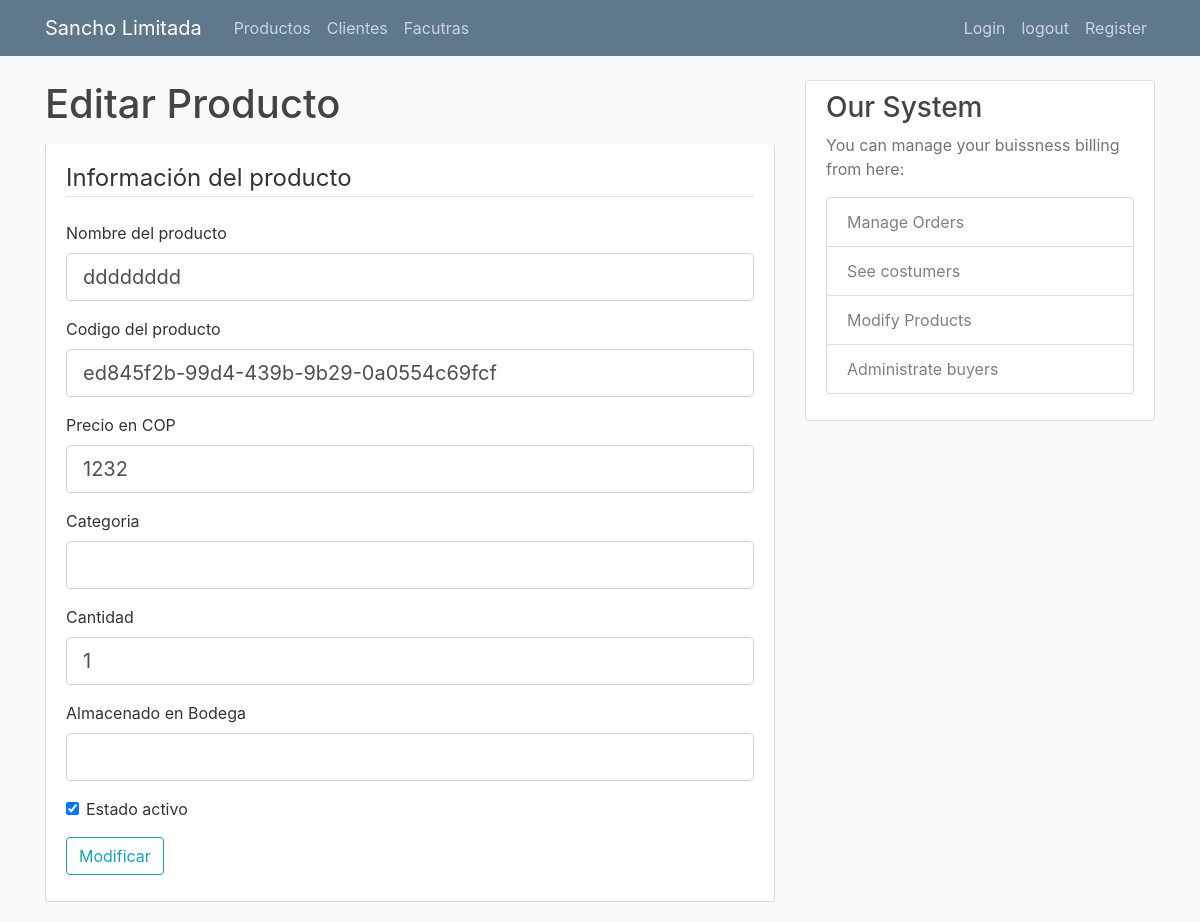
Page /productos/5 (signed in) on the committed database.
### SanchoApp/databaseModel.py (models this page shows, shortened)
class Producto(db.Model):
    __tablename__="productos"
    relacion_facturas = relationship("Factura",
                            secondary=relacion_productos_facturas,
                            back_populates="relacion_productos")
    id = db.Column(db.Integer, primary_key=True)
    nombre = db.Column(db.String(100), nullable=False)
    codigo = db.Column(db.String(100), nullable=False, unique=True)
    precio = db.Column(db.String(10), nullable=False)
    cantidad = db.Column(db.Integer, nullable=False, default=1)
    categoria = db.Column(db.String(100), nullable=True)
    bodega = db.Column(db.String(100), nullable=True)
    estado_activo = db.Column(db.Boolean(), nullable=False, default=True)

### SanchoApp/flaskRoutes.py (the view)
    @app.route("/productos/<string:id>",  methods=['GET', 'POST'])
    @login_required
    def update_products(id):
        product_to_edit = Producto.query.get(id)
        if product_to_edit is None:
            return "404"
        else:
            form = UpdateProductForm(
                nombre=product_to_edit.nombre,
                codigo=product_to_edit.codigo,
                precio=product_to_edit.precio,
                categoria=product_to_edit.categoria,
                cantidad=product_to_edit.cantidad,
                bodega=product_to_edit.bodega,
                estado_activo=product_to_edit.estado_activo
            )
            if form.validate_on_submit():
                product_to_edit.nombre = form.nombre.data
                product_to_edit.codigo = form.codigo.data
                product_to_edit.categoria = form.categoria.data
                product_to_edit.cantidad = form.cantidad.data
                product_to_edit.bodega = form.bodega.data
                product_to_edit.estado_activo = form.estado_activo.data
                db.session.commit()
                flash(f'Product: {product_to_edit} updated!', 'success')
                return redirect(url_for('productos'))
            else:
                return render_template('productos_editar.html', title='Editar Producto', form=form)

### SanchoApp/flaskForms.py
class UpdateProductForm(FlaskForm):
    nombre = StringField('Nombre del producto', validators=[DataRequired()])
    codigo = StringField('Codigo del producto', validators=[DataRequired()])
    precio = StringField('Precio en COP', validators=[DataRequired()])
    cantidad = IntegerField('Cantidad', default=1)
    categoria = StringField('Categoria', default="")
    bodega = StringField('Almacenado en Bodega', default="")
    estado_activo = BooleanField('Estado activo', default=True)
    submit = SubmitField('Modificar')

### SanchoApp/flaskRoutes.py (called while the page is built)
@login_manager.user_loader
def load_user(user_id):
    return User.query.get(int(user_id))

### SanchoApp/templates/productos_editar.html (shortened to what this page needs)
{% extends "layout.html" %}
{% block content %}
<h1 class="mb-3">Editar Producto</h1>
<div class="content-section border-top-0 pt-3">
  <form method="POST" action="">
    <fieldset class="form-group">
      <legend class="border-bottom mb-4">Información del producto</legend>
      <div class="form-group">
        {{ form.nombre.label(class="form-control-label") }}
        {% if form.nombre.errors %}
        {{ form.nombre(class="form-control form-control-lg is-invalid") }}
        <div class="invalid-feedback">
          {% for error in form.nombre.errors %}
          <span>{{ error }}</span>
          {% endfor %}
        </div>
        {% else %}
        {{ form.nombre(class="form-control form-control-lg") }}
        {% endif %}
      </div>
      <div class="form-group">
        {{ form.codigo.label(class="form-control-label") }}
        {% if form.codigo.errors %}
        {{ form.codigo(class="form-control form-control-lg is-invalid") }}
        <div class="invalid-feedback">
          {% for error in form.codigo.errors %}
          <span>{{ error }}</span>
          {% endfor %}
        </div>
        {% else %}
        {{ form.codigo(class="form-control form-control-lg") }}
        {% endif %}
      </div>
      <div class="form-group">
        {{ form.precio.label(class="form-control-label") }}
        {% if form.precio.errors %}
        {{ form.precio(class="form-control form-control-lg is-invalid") }}
        <div class="invalid-feedback">
          {% for error in form.precio.errors %}
          <span>{{ error }}</span>
          {% endfor %}
        </div>
        {% else %}
        {{ form.precio(class="form-control form-control-lg") }}
        {% endif %}
      </div>
      <div class="form-group">
        {{ form.categoria.label(class="form-control-label") }}
        {% if form.categoria.errors %}
        {{ form.categoria(class="form-control form-control-lg is-invalid") }}
        <div class="invalid-feedback">
          {% for error in form.categoria.errors %}
          <span>{{ error }}</span>
          {% endfor %}
        </div>
        {% else %}
        {{ form.categoria(class="form-control form-control-lg") }}
        {% endif %}
      </div>
      <div class="form-group">
        {{ form.cantidad.label(class="form-control-label") }}
        {% if form.cantidad.errors %}
        {{ form.cantidad(class="form-control form-control-lg is-invalid") }}
        <div class="invalid-feedback">
          {% for error in form.cantidad.errors %}
          <span>{{ error }}</span>
          {% endfor %}
        </div>
        {% else %}
        {{ form.cantidad(class="form-control form-control-lg") }}
        {% endif %}
      </div>
      <div class="form-group">
        {{ form.bodega.label(class="form-control-label") }}
        {% if form.bodega.errors %}
        {{ form.bodega(class="form-control form-control-lg is-invalid") }}
        <div class="invalid-feedback">
          {% for error in form.bodega.errors %}
          <span>{{ error }}</span>
          {% endfor %}
        </div>
        {% else %}
        {{ form.bodega(class="form-control form-control-lg") }}
        {% endif %}
      </div>
      <div class="form-check">
        {{ form.estado_activo(class="form-check-input") }}
        {{ form.estado_activo.label(class="form-check-label") }}
      </div>
    </fieldset>
    <div class="form-group">
      {{ form.submit(class="btn btn-outline-info") }}
    </div>
  </form>
</div>
{% endblock content %}

### SanchoApp/static/main.css (style rules this page uses)
body { background: #fafafa; color: #333333; margin-top: 5rem; }
h1, h2, h3, h4, h5, h6 { color: #444444; }
.content-section { background: #ffffff; padding: 10px 20px; border: 1px solid #dddddd; border-radius: 3px; margin-bottom: 20px; }

### rows in the picture
Producto: nombre "dddddddd", codigo "ed845f2b-99d4-439b-9b29-0a0554c69fcf", precio "1232", cantidad "1", estado_activo "☑"
